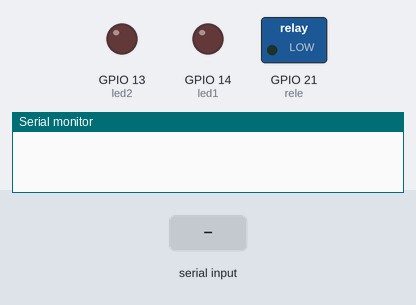
Simulated run of this program. Board: ESP32. On the bench: switched loads named in the program (green lamp = pin HIGH), output pins drawn as LEDs (lit = HIGH), the last lines printed to the serial monitor. Inputs (shaded band) come from the test bench.

Above: at 1.2 s.
1.3 s: "ON led 1" received over Serial
At 2.7 s:
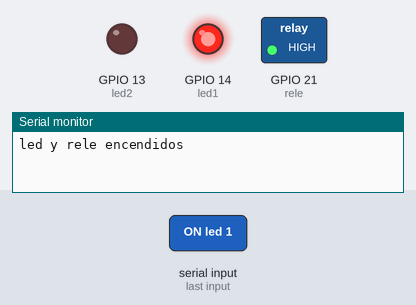
3.8 s: "ON led 2" received over Serial
At 5.7 s:
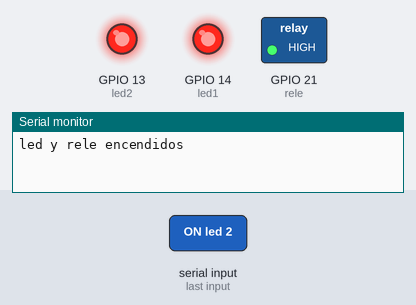
6.3 s: "OFF" received over Serial
At 7.6 s:
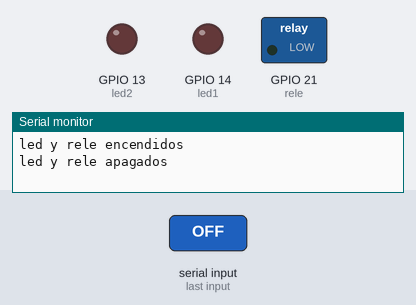
8.8 s: "ON led 2" received over Serial
At 10.7 s:
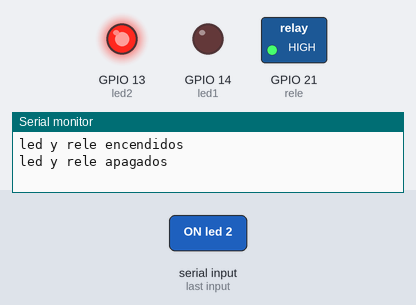
Timing chart, 0 to 12.2 s (numbered marks = the images above; inputs shaded):
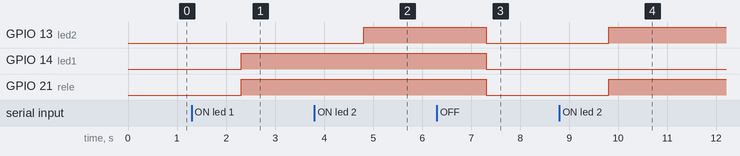

Measured:
- after the input at 1.3 s, GPIO 14 (led1), GPIO 21 (rele): LOW → HIGH after 1.0 s
- after the input at 3.8 s, GPIO 13 (led2): LOW → HIGH after 1.0 s
- after the input at 6.3 s, GPIO 13 (led2), GPIO 14 (led1), GPIO 21 (rele): HIGH → LOW after 1.0 s
- after the input at 8.8 s, GPIO 13 (led2), GPIO 21 (rele): LOW → HIGH after 1.0 s

The program:

main.cpp
```cpp
#include <Arduino.h>

#define led1 14
#define led2 13
#define rele 21

void setup() {
  // put your setup code here, to run once:
  Serial.begin(115200);
  pinMode(led1, OUTPUT);
  pinMode(led2, OUTPUT);
  pinMode(rele,OUTPUT);
}

void loop() {
  if (Serial.available()){
    String command = Serial.readString();
    command.trim ();

    if (command == "ON led 1" ){
      digitalWrite(led1, HIGH);
      digitalWrite(rele, HIGH);

      Serial.println("led y rele encendidos");
    }
    else if (command == "ON led 2"){
      digitalWrite(led2, HIGH);
      digitalWrite(rele, HIGH);
    }
    else if (command == "OFF"){
      digitalWrite(led1, LOW);
      digitalWrite(led2, LOW);
      digitalWrite(rele, LOW);

      Serial.println("led y rele apagados");
    }
    else{
      Serial.println("Comando desonocido");
    }
  }
  delay(10);
}
```
